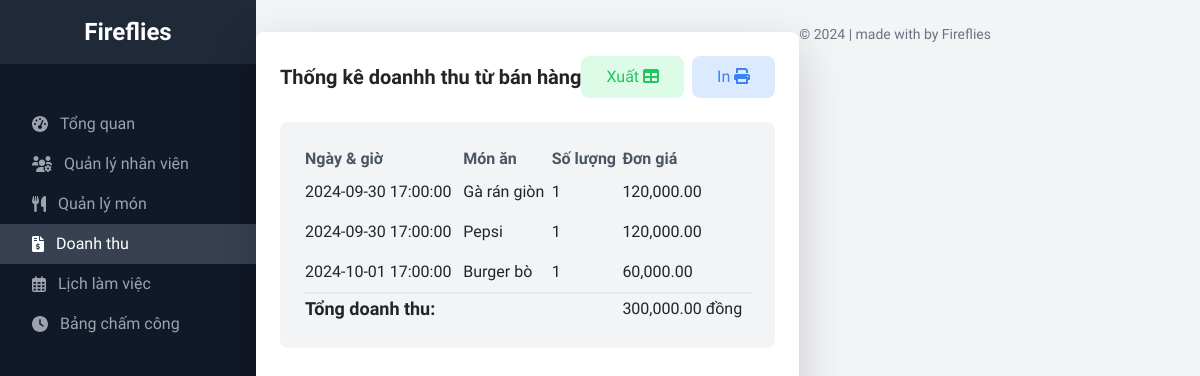
The page /src/page/manager/index.php?i=revenue on the database its author committed.
### tables this page shows
CREATE TABLE `order_dish` (
  `orderID` int(11) NOT NULL,
  `dishID` int(11) NOT NULL,
  `quantity` int(11) DEFAULT NULL
);

CREATE TABLE `orders` (
  `orderID` int(11) NOT NULL,
  `customerID` int(11) DEFAULT NULL,
  `orderDate` timestamp NOT NULL DEFAULT current_timestamp(),
  `totalAmount` decimal(10,2) DEFAULT NULL,
  `status` varchar(50) DEFAULT 'pending'
);

CREATE TABLE `dish` (
  `dishID` int(11) NOT NULL,
  `dishName` varchar(100) NOT NULL,
  `dishCategory` varchar(100) DEFAULT NULL,
  `price` decimal(10,2) DEFAULT NULL,
  `businessStatus` varchar(50) DEFAULT NULL,
  `description` text DEFAULT NULL,
  `preparationProcess` text DEFAULT NULL,
  `image` varchar(255) DEFAULT NULL
);

### src/page/manager/revenue/index.php (the view)
<div class="grid grid-cols-1 md:grid-cols-1 gap-6 mt-8">
    <div class="bg-white p-6 rounded-lg shadow-lg mb-6">
        <div class="flex justify-between items-center mb-4">
            <h2 class="text-xl font-semibold">
                Thống kê doanhh thu từ bán hàng
            </h2>
            <div class="flex items-center">
                <button class="btn bg-green-100 text-green-500 py-2 px-4 rounded-lg mr-1 hover:bg-green-500 hover:text-white">Xuất <i class="fa-solid fa-table"></i></button>
                <button class="btn bg-blue-100 text-blue-500 py-2 px-4 rounded-lg ml-1 hover:bg-blue-500 hover:text-white">In <i class="fa-solid fa-print"></i></button>
            </div>
        </div>
        <div class="h-fit bg-gray-100 rounded-lg p-6">
            <table class="text-base w-full">
                <thead>
                    <tr>
                        <th class="text-left text-gray-600">Ngày &amp; giờ</th>
                        <th class="text-left text-gray-600">Món ăn</th>
                        <th class="text-left text-gray-600">Số lượng</th>
                        <th class="text-left text-gray-600">Đơn giá</th>
                    </tr>
                </thead>
                <tbody>
                    <?php
                    $sql = "SELECT * FROM orders AS O JOIN order_dish AS OD ON O.orderID = OD.orderID JOIN dish AS D ON OD.dishID = D.dishID";
                    $result = $conn->query($sql);
                    $revenue = 0;
                    while ($row = $result->fetch_assoc()) {
                        echo "
                                <tr>
                                    <td class='py-2'>" . $row["orderDate"] . "</td>
                                    <td class='py-2'>" . $row["dishName"] . "</td>
                                    <td class='py-2>'>" . $row["quantity"] . "</td>
                                    <td class='py-2'>" . number_format($row["totalAmount"], 2, '.', ',') . "</td>
                                </tr>
                                ";
                        $revenue += $row["totalAmount"];
                    }
                    ?>
                </tbody>
                <tfoot>
                    <tr class="border-t-2">
                        <td colspan="3" class="font-bold text-lg">Tổng doanh thu:</td>
                        <td><?php echo number_format($revenue, 2, '.', ','); ?> đồng</td>
                    </tr>
                </tfoot>
            </table>
        </div>
    </div>

### rows shown on the page
order_dish: orderID.orderDate "2024-09-30 17:00:00", dishID.dishName "Gà rán giòn", quantity "1", orderID.totalAmount "120,000.00"
order_dish: orderID.orderDate "2024-09-30 17:00:00", dishID.dishName "Pepsi", quantity "1", orderID.totalAmount "120,000.00"
order_dish: orderID.orderDate "2024-10-01 17:00:00", dishID.dishName "Burger bò", quantity "1", orderID.totalAmount "60,000.00"

### other values the page prints
$revenue "300,000.00"
